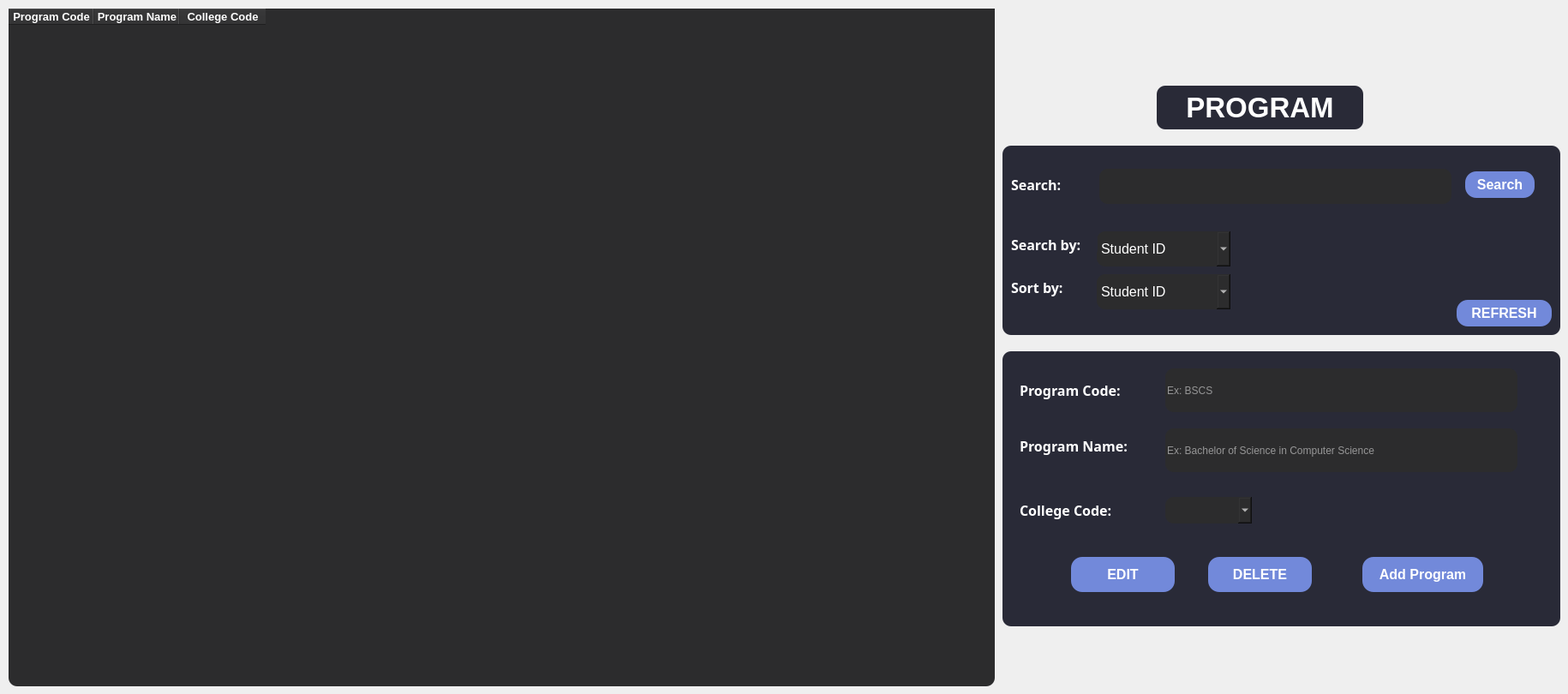
    <widget class="QWidget" name="tab_2">
     <attribute name="title">
      <string>Tab 2</string>
     </attribute>
     <widget class="QTableWidget" name="programTable_widget">
      <property name="geometry">
       <rect>
        <x>10</x>
        <y>10</y>
        <width>1151</width>
        <height>791</height>
       </rect>
      </property>
      <property name="focusPolicy">
       <enum>Qt::NoFocus</enum>
      </property>
      <property name="styleSheet">
       <string notr="true">border-radius: 10px;
background-color: rgba(44,44,45,255);
color: white;</string>
      </property>
      <property name="editTriggers">
       <set>QAbstractItemView::NoEditTriggers</set>
      </property>
      <property name="selectionMode">
       <enum>QAbstractItemView::SingleSelection</enum>
      </property>
      <property name="selectionBehavior">
       <enum>QAbstractItemView::SelectRows</enum>
      </property>
      <column>
       <property name="text">
        <string>Program Code</string>
       </property>
       <property name="font">
        <font>
         <pointsize>10</pointsize>
         <weight>75</weight>
         <bold>true</bold>
        </font>
       </property>
      </column>
      <column>
       <property name="text">
        <string>Program Name</string>
       </property>
       <property name="font">
        <font>
         <pointsize>10</pointsize>
         <weight>75</weight>
         <bold>true</bold>
        </font>
       </property>
      </column>
      <column>
       <property name="text">
        <string>College Code</string>
       </property>
       <property name="font">
        <font>
         <pointsize>10</pointsize>
         <weight>75</weight>
         <bold>true</bold>
        </font>
       </property>
      </column>
     </widget>
     <widget class="QFrame" name="programinfo_frame">
      <property name="geometry">
       <rect>
        <x>1170</x>
        <y>410</y>
        <width>651</width>
        <height>321</height>
       </rect>
      </property>
      <property name="styleSheet">
       <string notr="true">border-radius: 10px;
background-color: rgba(41,42,55,255);
color: white;</string>
      </property>
      <property name="frameShape">
       <enum>QFrame::StyledPanel</enum>
      </property>
      <property name="frameShadow">
       <enum>QFrame::Raised</enum>
      </property>
      <widget class="QLabel" name="label_13">
       <property name="geometry">
        <rect>
         <x>20</x>
         <y>20</y>
         <width>141</width>
         <height>51</height>
        </rect>
       </property>
       <property name="font">
        <font>
         <family>Segoe UI Variable Display Semib</family>
         <pointsize>12</pointsize>
         <weight>75</weight>
         <bold>true</bold>
        </font>
       </property>
       <property name="styleSheet">
        <string notr="true">color: white;</string>
       </property>
       <property name="text">
        <string>Program Code:</string>
       </property>
      </widget>
      <widget class="QLineEdit" name="lineEdit_6">
       <property name="geometry">
        <rect>
         <x>190</x>
         <y>20</y>
         <width>411</width>
         <height>51</height>
        </rect>
       </property>
       <property name="styleSheet">
        <string notr="true">border-radius: 10px;
background-color: rgba(44,44,45,255);</string>
       </property>
       <property name="placeholderText">
        <string>Ex: BSCS</string>
       </property>
      </widget>
      <widget class="QLabel" name="label_14">
       <property name="geometry">
        <rect>
         <x>20</x>
         <y>90</y>
         <width>141</width>
         <height>41</height>
        </rect>
       </property>
       <property name="font">
        <font>
         <family>Segoe UI Variable Display Semib</family>
         <pointsize>12</pointsize>
         <weight>75</weight>
         <bold>true</bold>
        </font>
       </property>
       <property name="styleSheet">
        <string notr="true">color: white;</string>
       </property>
       <property name="text">
        <string>Program Name:</string>
       </property>
      </widget>
      <widget class="QLineEdit" name="lineEdit">
       <property name="geometry">
        <rect>
         <x>190</x>
         <y>90</y>
         <width>411</width>
         <height>51</height>
        </rect>
       </property>
       <property name="styleSheet">
        <string notr="true">border-radius: 10px;
background-color: rgba(44,44,45,255);</string>
       </property>
       <property name="placeholderText">
        <string>Ex: Bachelor of Science in Computer Science</string>
       </property>
      </widget>
      <widget class="QLabel" name="label_15">
       <property name="geometry">
        <rect>
         <x>20</x>
         <y>160</y>
         <width>131</width>
         <height>51</height>
        </rect>
       </property>
       <property name="font">
        <font>
         <family>Segoe UI Variable Display Semib</family>
         <pointsize>12</pointsize>
         <weight>75</weight>
         <bold>true</bold>
        </font>
       </property>
       <property name="styleSheet">
        <string notr="true">color: white;</string>
       </property>
       <property name="text">
        <string>College Code:</string>
       </property>
      </widget>
      <widget class="QComboBox" name="comboBox_4">
       <property name="geometry">
        <rect>
         <x>190</x>
         <y>170</y>
         <width>101</width>
         <height>31</height>
        </rect>
       </property>
       <property name="font">
        <font>
         <pointsize>10</pointsize>
         <weight>75</weight>
         <bold>true</bold>
        </font>
       </property>
       <property name="styleSheet">
        <string notr="true">border-radius: 10px;
background-color: rgba(44,44,45,255);</string>
       </property>
      </widget>
      <widget class="QPushButton" name="addProgram_button">
       <property name="geometry">
        <rect>
         <x>420</x>
         <y>240</y>
         <width>141</width>
         <height>41</height>
        </rect>
       </property>
       <property name="font">
        <font>
         <family>Arial</family>
         <pointsize>12</pointsize>
         <weight>75</weight>
         <bold>true</bold>
        </font>
       </property>
       <property name="styleSheet">
        <string notr="true">background-color: rgb(114,137,218);
color: white;
font-weight: bold;
border-radius: 13px;</string>
       </property>
       <property name="text">
        <string>Add Program</string>
       </property>
      </widget>
      <widget class="QPushButton" name="editProgram_button">
       <property name="geometry">
        <rect>
         <x>80</x>
         <y>240</y>
         <width>121</width>
         <height>41</height>
        </rect>
       </property>
       <property name="font">
        <font>
         <family>Arial</family>
         <pointsize>12</pointsize>
         <weight>75</weight>
         <bold>true</bold>
        </font>
       </property>
       <property name="styleSheet">
        <string notr="true">background-color: rgb(114,137,218);
color: white;
font-weight: bold;
border-radius: 13px;</string>
       </property>
       <property name="text">
        <string>EDIT</string>
       </property>
      </widget>
      <widget class="QPushButton" name="deleteProgram_button">
       <property name="geometry">
        <rect>
         <x>240</x>
         <y>240</y>
         <width>121</width>
         <height>41</height>
        </rect>
       </property>
       <property name="font">
        <font>
         <family>Arial</family>
         <pointsize>12</pointsize>
         <weight>75</weight>
         <bold>true</bold>
        </font>
       </property>
       <property name="styleSheet">
        <string notr="true">background-color: rgb(114,137,218);
color: white;
font-weight: bold;
border-radius: 13px;</string>
       </property>
       <property name="text">
        <string>DELETE</string>
       </property>
      </widget>
     </widget>
     <widget class="QLabel" name="label_11">
      <property name="geometry">
       <rect>
        <x>1350</x>
        <y>100</y>
        <width>241</width>
        <height>51</height>
       </rect>
      </property>
      <property name="font">
       <font>
        <family>MS Shell Dlg 2</family>
        <pointsize>25</pointsize>
        <weight>75</weight>
        <italic>false</italic>
        <bold>true</bold>
       </font>
      </property>
      <property name="styleSheet">
       <string notr="true">border-radius: 10px;
background-color: rgba(41,42,55,255);
color: white;</string>
      </property>
      <property name="text">
       <string>PROGRAM</string>
      </property>
      <property name="alignment">
       <set>Qt::AlignCenter</set>
      </property>
     </widget>
     <widget class="QFrame" name="search_frame_2">
      <property name="geometry">
       <rect>
        <x>1170</x>
        <y>170</y>
        <width>651</width>
        <height>221</height>
       </rect>
      </property>
      <property name="styleSheet">
       <string notr="true">border-radius: 10px;
background-color: rgba(41,42,55,255);
color: white;</string>
      </property>
      <property name="frameShape">
       <enum>QFrame::StyledPanel</enum>
      </property>
      <property name="frameShadow">
       <enum>QFrame::Raised</enum>
      </property>
      <widget class="QComboBox" name="searchProgram_combo">
       <property name="geometry">
        <rect>
         <x>110</x>
         <y>100</y>
         <width>156</width>
         <height>41</height>
        </rect>
       </property>
       <property name="font">
        <font>
         <family>Arial</family>
         <pointsize>12</pointsize>
         <weight>50</weight>
         <bold>false</bold>
        </font>
       </property>
       <property name="styleSheet">
        <string notr="true">border-radius: 10px;
background-color: rgba(44,44,45,255);</string>
       </property>
       <item>
        <property name="text">
         <string>Student ID</string>
        </property>
       </item>
       <item>
        <property name="text">
         <string>First Name</string>
        </property>
       </item>
       <item>
        <property name="text">
         <string>Last Name</string>
        </property>
       </item>
       <item>
        <property name="text">
         <string>Year Level</string>
        </property>
       </item>
       <item>
        <property name="text">
         <string>Gender</string>
        </property>
       </item>
       <item>
        <property name="text">
         <string>Program Code</string>
        </property>
       </item>
      </widget>
      <widget class="QPushButton" name="searchProgram_button">
       <property name="geometry">
        <rect>
         <x>540</x>
         <y>30</y>
         <width>81</width>
         <height>31</height>
        </rect>
       </property>
       <property name="font">
        <font>
         <family>Arial</family>
         <pointsize>12</pointsize>
         <weight>75</weight>
         <bold>true</bold>
        </font>
       </property>
       <property name="styleSheet">
        <string notr="true">background-color: rgb(114,137,218);
color: white;
font-weight: bold;
border-radius: 13px;</string>
       </property>
       <property name="text">
        <string>Search</string>
       </property>
      </widget>
      <widget class="QLabel" name="label_20">
       <property name="geometry">
        <rect>
         <x>10</x>
         <y>150</y>
         <width>91</width>
         <height>31</height>
        </rect>
       </property>
       <property name="font">
        <font>
         <family>Segoe UI Variable Display Semib</family>
         <pointsize>12</pointsize>
         <weight>75</weight>
         <bold>true</bold>
        </font>
       </property>
       <property name="styleSheet">
        <string notr="true">color: white;</string>
       </property>
       <property name="text">
        <string>Sort by:</string>
       </property>
      </widget>
      <widget class="QLineEdit" name="searchProgram_bar">
       <property name="geometry">
        <rect>
         <x>113</x>
         <y>27</y>
         <width>411</width>
         <height>41</height>
        </rect>
       </property>
       <property name="styleSheet">
        <string notr="true">border-radius: 10px;
background-color: rgba(44,44,45,255);</string>
       </property>
       <property name="text">
        <string/>
       </property>
       <property name="placeholderText">
        <string/>
       </property>
      </widget>
      <widget class="QLabel" name="label_21">
       <property name="geometry">
        <rect>
         <x>10</x>
         <y>30</y>
         <width>70</width>
         <height>31</height>
        </rect>
       </property>
       <property name="font">
        <font>
         <family>Segoe UI Variable Display Semib</family>
         <pointsize>12</pointsize>
         <weight>75</weight>
         <bold>true</bold>
        </font>
       </property>
       <property name="styleSheet">
        <string notr="true">color: white;</string>
       </property>
       <property name="text">
        <string>Search:</string>
       </property>
      </widget>
      <widget class="QLabel" name="label_22">
       <property name="geometry">
        <rect>
         <x>10</x>
         <y>100</y>
         <width>101</width>
         <height>31</height>
        </rect>
       </property>
       <property name="font">
        <font>
         <family>Segoe UI Variable Display Semib</family>
         <pointsize>12</pointsize>
         <weight>75</weight>
         <bold>true</bold>
        </font>
       </property>
       <property name="styleSheet">
        <string notr="true">color: white;</string>
       </property>
       <property name="text">
        <string>Search by:</string>
       </property>
      </widget>
      <widget class="QComboBox" name="sortProgram_combo">
       <property name="geometry">
        <rect>
         <x>110</x>
         <y>150</y>
         <width>156</width>
         <height>41</height>
        </rect>
       </property>
       <property name="font">
        <font>
         <family>Arial</family>
         <pointsize>12</pointsize>
         <weight>50</weight>
         <bold>false</bold>
        </font>
       </property>
       <property name="styleSheet">
        <string notr="true">border-radius: 10px;
background-color: rgba(44,44,45,255);</string>
       </property>
       <item>
        <property name="text">
         <string>Student ID</string>
        </property>
       </item>
       <item>
        <property name="text">
         <string>First Name</string>
        </property>
       </item>
       <item>
        <property name="text">
         <string>Last Name</string>
        </property>
       </item>
       <item>
        <property name="text">
         <string>Year Level</string>
        </property>
       </item>
       <item>
        <property name="text">
         <string>Gender</string>
        </property>
       </item>
       <item>
        <property name="text">
         <string>Program Code</string>
        </property>
       </item>
      </widget>
      <widget class="QPushButton" name="searchProgram_button_2">
       <property name="geometry">
        <rect>
         <x>530</x>
         <y>180</y>
         <width>111</width>
         <height>31</height>
        </rect>
       </property>
       <property name="font">
        <font>
         <family>Arial</family>
         <pointsize>12</pointsize>
         <weight>75</weight>
         <bold>true</bold>
        </font>
       </property>
       <property name="styleSheet">
        <string notr="true">background-color: rgb(114,137,218);
color: white;
font-weight: bold;
border-radius: 13px;</string>
       </property>
       <property name="text">
        <string>REFRESH</string>
       </property>
      </widget>
     </widget>
    </widget>
